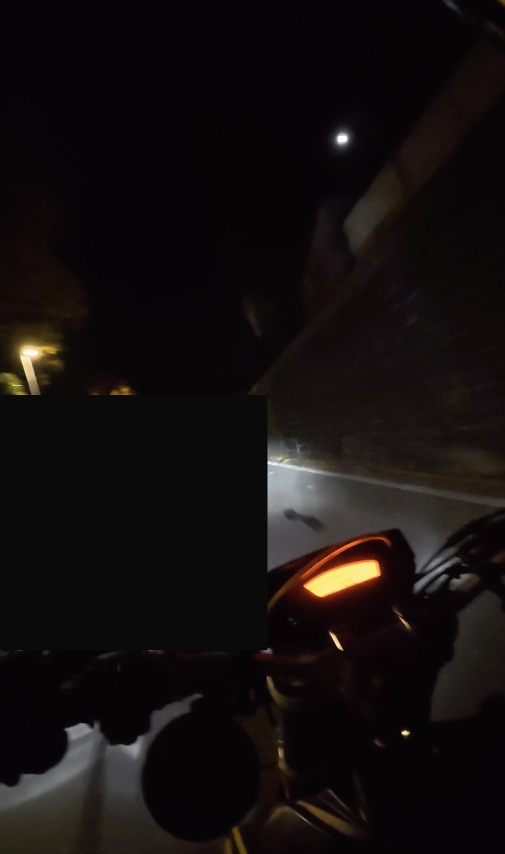
#> input picture motore/tests/fotogrammi/notte_display_diviso.jpg, 1010 x 1708 px (shown at 1/2 size)
$ python -i velocita.py   (imports and definitions only)
#> lines starting #> are read from the running program, lines starting #| are printed output that depends on the picture; after the words box and inside, x2 and y2 are one past the last pixel; in counts of white or black regions, pixels touching at a corner belong together
import os
import sys
import cv2
import numpy as np
import subprocess
import shutil
import time
import threading
import queue
import multiprocessing as mp
import tempfile
import tkinter as tk
from tkinter import filedialog, messagebox

# Importazione GUI CustomTkinter (opzionale)
# [8 lines not run here, left out]


# ==========================================
# CONFIGURAZIONE ZONA DA SFUOCARE
# ==========================================

# Del riquadro arancione rilevato, sfuoca solo la parte centrale (dove sta
# il numero della velocità), non l'intero display (giri motore, spie, ecc.).
# Sono le percentuali di larghezza/altezza del riquadro arancione da tenere,
# centrate: 1.0 = tutto il riquadro, 0.5 = solo la metà centrale.
CENTRO_LARGHEZZA = 0.55
CENTRO_ALTEZZA = 0.80

# Sposta il riquadro verso il basso: frazione dell'altezza del riquadro
# arancione di cui scendere (0 = resta centrato, 0.2 = scende del 20%).
OFFSET_VERTICALE = 0.18

# Dimensione dei "blocchi" della pixelizzazione: più alto = più illeggibile
# (e anche più veloce, perché lavora su un'immagine più piccola).
BLOCCO_PIXEL = 10

# La posizione del display cambia nel frame se muovi la testa (es. per
# guardare una curva): per non lasciare mai scoperta la velocità, il
# rilevamento gira ad OGNI frame (non più ogni tot). Per restare comunque
# veloce, il rilevamento lavora su una versione ridotta del frame (non su
# quello a piena risoluzione): SCALA_RILEVAMENTO = 1.0 è la qualità
# massima (più lento), 0.4-0.6 è un buon compromesso velocità/precisione.
SCALA_RILEVAMENTO = 0.5

# Margine di sicurezza aggiunto attorno alla zona arancione rilevata (in
# percentuale della sua dimensione): utile se il display finisce vicino al
# bordo dell'inquadratura e il contorno rilevato risulta "tagliato".
MARGINE_SICUREZZA = 0.15

# Se per qualche frame il rilevamento fallisce (es. sfocatura da movimento
# rapido della testa), continua comunque a coprire l'ultima posizione nota
# per questi frame, invece di lasciare scoperto il numero anche solo per
# un istante.
PERSISTENZA_FRAME = 6

# Regola questi valori guardando l'output in modalità DEBUG (riquadro
# rosso = zona che verrà sfuocata) finché non copre bene il numero.

# Estensioni trattate come foto (tutte le altre vengono aperte come video)
ESTENSIONI_IMMAGINI = [".jpg", ".jpeg", ".png", ".webp"]


# ==========================================
# RILEVAMENTO DISPLAY + PIXELIZZAZIONE
# ==========================================

class SpeedDisplayProcessor:
    """
    Localizza il display arancione (maschera HSV + contorno più grande) ad
    ogni frame (per seguirlo anche quando la telecamera si muove, es. si
    gira la testa), poi restringe la zona a una porzione centrale/più
    bassa (dove sta il numero della velocità) e la pixelizza (stile
    "censura YouTube"). Se il rilevamento fallisce per pochi frame di
    fila, continua a coprire l'ultima posizione nota (PERSISTENZA_FRAME)
    invece di lasciare scoperto il numero.
    In modalità debug disegna il riquadro verde (zona arancione rilevata)
    e quello rosso (zona che verrebbe pixelizzata), senza applicare alcun
    effetto, per tarare i parametri qui sopra.
    """

    def __init__(self, debug=False):
        self.debug = debug
        self._ultimo_box = None       # (x, y, w, h) nel sistema di coordinate originale
        self._persistenza_rimasta = 0  # frame residui in cui fidarsi ancora dell'ultimo box

    def _trova_display(self, frame):
        h_full, w_full = frame.shape[:2]

        # Rileva su una versione ridotta del frame: molto più veloce, e
        # possiamo comunque farlo ad ogni frame senza rallentare troppo.
        piccola = cv2.resize(frame, None, fx=SCALA_RILEVAMENTO, fy=SCALA_RILEVAMENTO,
                              interpolation=cv2.INTER_LINEAR)

        hsv = cv2.cvtColor(piccola, cv2.COLOR_BGR2HSV)
        lower_orange = np.array([0, 100, 100])
        upper_orange = np.array([25, 255, 255])

        mask = cv2.inRange(hsv, lower_orange, upper_orange)
        kernel = cv2.getStructuringElement(cv2.MORPH_RECT, (5, 5))
        mask = cv2.morphologyEx(mask, cv2.MORPH_CLOSE, kernel)
        mask = cv2.morphologyEx(mask, cv2.MORPH_OPEN, kernel)

        contours, _ = cv2.findContours(mask, cv2.RETR_EXTERNAL, cv2.CHAIN_APPROX_SIMPLE)
        if not contours:
            return None

        c = max(contours, key=cv2.contourArea)
        area_minima = 500 * (SCALA_RILEVAMENTO ** 2)  # proporzionata alla scala ridotta
        if cv2.contourArea(c) <= area_minima:
            return None

        x, y, w, h = cv2.boundingRect(c)

        # Riporta le coordinate alla risoluzione originale del frame
        inv = 1.0 / SCALA_RILEVAMENTO
        x, y, w, h = int(x * inv), int(y * inv), int(w * inv), int(h * inv)

        # Aggiunge un margine di sicurezza attorno, senza uscire dal frame
        pad_x = int(w * MARGINE_SICUREZZA)
        pad_y = int(h * MARGINE_SICUREZZA)
        x2 = min(w_full, x + w + pad_x)
        y2 = min(h_full, y + h + pad_y)
        x = max(0, x - pad_x)
        y = max(0, y - pad_y)

        return x, y, x2 - x, y2 - y

    def _regione_centrale(self, box, frame_shape):
        x, y, w, h = box
        h_full, w_full = frame_shape[:2]

        # Se il rettangolo rilevato tocca il bordo dell'inquadratura, il
        # display è quasi certamente tagliato (es. mentre si gira la testa
        # per guardare una curva): non ci si può fidare che il numero sia
        # esattamente dove ce lo aspetteremmo da una vista frontale, quindi
        # per sicurezza si copre quasi tutta la zona rilevata, non solo il
        # centro.
        margine_bordo = 3
        tocca_bordo = (
            x <= margine_bordo or y <= margine_bordo or
            x + w >= w_full - margine_bordo or y + h >= h_full - margine_bordo
        )

        if tocca_bordo:
            larghezza_frac = 0.95
            altezza_frac = 0.95
            offset_vert = 0.05
        else:
            larghezza_frac = CENTRO_LARGHEZZA
            altezza_frac = CENTRO_ALTEZZA
            offset_vert = OFFSET_VERTICALE

        margin_x = int(w * (1 - larghezza_frac) / 2)
        margin_y = int(h * (1 - altezza_frac) / 2)

        cw = max(1, w - 2 * margin_x)
        ch = max(1, h - 2 * margin_y)
        cx = x + margin_x

        cy = y + margin_y + int(h * offset_vert)
        if cy + ch > y + h:
            cy = max(y, y + h - ch)

        return cx, cy, cw, ch

    def _pixella(self, roi):
        h, w = roi.shape[:2]
        fattore = max(1, min(w, h) // BLOCCO_PIXEL)
        small_w = max(1, w // fattore)
        small_h = max(1, h // fattore)
        small = cv2.resize(roi, (small_w, small_h), interpolation=cv2.INTER_LINEAR)
        return cv2.resize(small, (w, h), interpolation=cv2.INTER_NEAREST)

    def process_frame(self, frame):
        box_trovato = self._trova_display(frame)

        if box_trovato is not None:
            self._ultimo_box = box_trovato
            self._persistenza_rimasta = PERSISTENZA_FRAME
        elif self._persistenza_rimasta > 0:
            self._persistenza_rimasta -= 1
            # tiene self._ultimo_box così com'è per qualche frame in più
        else:
            self._ultimo_box = None

        box = self._ultimo_box
        if box is None:
            return frame

        x, y, w, h = box
        cx, cy, cw, ch = self._regione_centrale(box, frame.shape)

        if self.debug:
            cv2.rectangle(frame, (x, y), (x + w, y + h), (0, 255, 0), 2)
            cv2.rectangle(frame, (cx, cy), (cx + cw, cy + ch), (0, 0, 255), 2)
        else:
            roi = frame[cy:cy + ch, cx:cx + cw]
            if roi.size > 0:
                frame[cy:cy + ch, cx:cx + cw] = self._pixella(roi)

        return frame


# ==========================================
# GESTIONE AUTOMATICA DEI CORE CPU
# ==========================================

# Numero totale di core/thread rilevati sul PC.
CPU_TOTALI = os.cpu_count() or 4

# Percentuale di core usata da ciascuna opzione della GUI "CPU Workers".
# AUTO corrisponde al 50%: un buon compromesso, lascia sempre metà dei
# core liberi per il resto del sistema (GUI, altri programmi) invece di
# saturare tutta la macchina.
PERCENTUALI_CPU_WORKERS = {
    "Auto": 0.50,
    "25%": 0.25,
    "50%": 0.50,
    "75%": 0.75,
    "100%": 1.00,
}

# Tetto massimo assoluto di processi, indipendentemente dalla percentuale
# scelta. Anche su macchine con moltissimi core/thread non conviene andare
# oltre: troppi processi in parallelo su un video 4K60 significano troppi
# file temporanei aperti insieme e troppa contesa sul disco. È anche il
# punto in cui, se in futuro si aggiungesse elaborazione via GPU (CUDA),
# andrebbe applicato un limite analogo per non saturare la VRAM (es. 8 GB):
# ogni processo GPU tiene occupata della memoria video, quindi il numero
# di processi concorrenti va tenuto basso indipendentemente dai core CPU.
MAX_WORKER_ASSOLUTO = 16

# Non ha senso creare un processo per pochi fotogrammi (l'avvio di un
# processo ha un costo): ogni "pezzo" di video assegnato a un processo
# deve avere almeno questi frame.
FRAME_MINIMI_PER_PROCESSO = 40


# [15 lines left out: function calcola_numero_worker, not called in this run]


# ==========================================
# ELABORAZIONE PARALLELA (worker multiprocesso)
# ==========================================

# Frame di "riscaldamento" letti prima dell'inizio ufficiale di ogni pezzo:
# servono solo a far individuare il display al rilevatore (che tiene
# memoria degli ultimi frame) prima di iniziare davvero a scrivere, così
# anche il primo frame scritto da ogni pezzo è già coperto correttamente.
FRAME_RISCALDAMENTO = 6


# [41 lines left out: function _elabora_segmento, not called in this run]


# ==========================================
# STILE GRAFICO (stile Apple)
# ==========================================

# Font di sistema: SF Pro su Mac, Segoe UI su Windows
if sys.platform == "darwin":
    FONT_SISTEMA = ".AppleSystemUIFont"
elif sys.platform.startswith("win"):
    FONT_SISTEMA = "Segoe UI"
else:
    FONT_SISTEMA = "Helvetica"

# Colori: ogni coppia è (tema chiaro, tema scuro). CustomTkinter sceglie
# da solo quello giusto in base al tema del Mac/Windows.
BLU = "#0a84ff"
BLU_HOVER = "#0071e3"
COLORE_SFONDO = ("#f2f2f7", "#1e1e1e")
COLORE_SCHEDA = ("#ffffff", "#2c2c2e")
COLORE_TESTO = ("#1d1d1f", "#f5f5f7")
COLORE_GRIGIO = ("#86868b", "#98989d")
COLORE_PULSANTE = ("#e9e9ed", "#3a3a3c")
COLORE_PULSANTE_HOVER = ("#dcdce1", "#48484a")
COLORE_SEPARATORE = ("#e5e5ea", "#3a3a3c")
COLORE_SELEZIONATO = ("#ffffff", "#636366")


# [20 lines left out: functions formatta_tempo, trova_ffmpeg, not called in this run]


# ==========================================
# INTERFACCIA GRAFICA (GUI)
# ==========================================

class ModernSpeedometerApp:
    # [32 lines left out: functions __init__, _build_gui, not called in this run]

    # ---------- grafica con CustomTkinter (quella normale) ----------

    def _font(self, size, bold=False):
        return ctk.CTkFont(family=FONT_SISTEMA, size=size, weight="bold" if bold else "normal")

    # [286 lines left out: functions _pulsante_grigio, _separatore, _build_customtkinter_ui, _build_standard_ui, _mostra_nascondi_log, _select_input and 7 more, not called in this run]

    def _chiudi_finestra(self):
        self.root.quit()
        self.root.destroy()

    # [327 lines left out: functions _click_avvia, _start_thread, _process, _elabora_immagine, _elabora_sequenziale, _elabora_parallelo and 2 more, not called in this run]


# [10 lines not run here, left out]

>>> import cv2
>>> picture = cv2.imread('motore/tests/fotogrammi/notte_display_diviso.jpg')
#> picture is the input picture: shape (1708, 1010, 3); mean B, G, R 14.5, 15, 19
>>> result = SpeedDisplayProcessor().process_frame(picture)
#> in _trova_display, `piccola = cv2.resize(frame, None, fx=SCALA_RILEVAMENTO, fy=SCALA_RILEV..`:
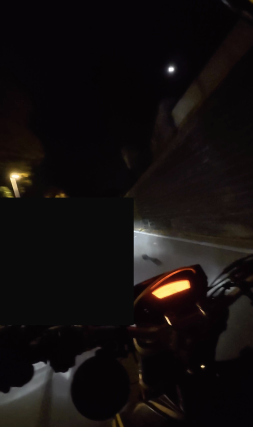
#> piccola: shape (854, 505, 3) (shown at 1/2 size); mean B, G, R 14.5, 15, 19.1
#> in _trova_display, `mask = cv2.inRange(hsv, lower_orange, upper_orange)`:
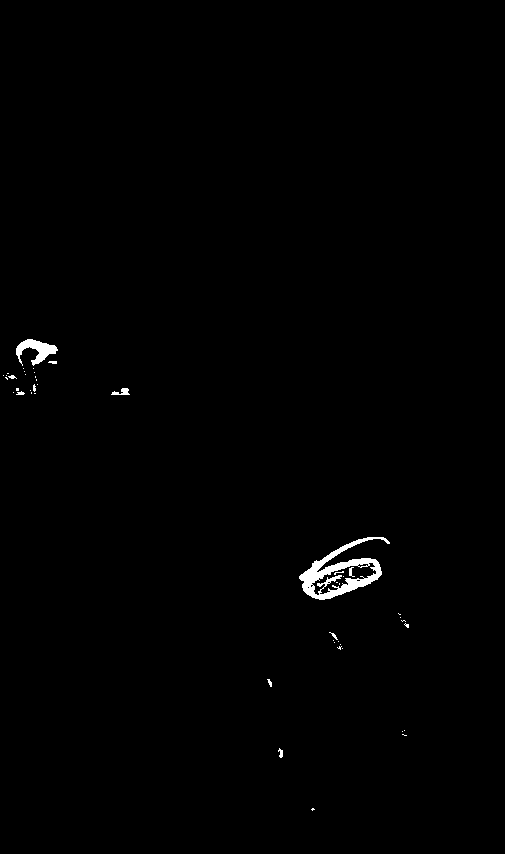
#> mask: shape (854, 505); 0.64% white; 46 white regions (36 under 20 px), largest, box (x1, y1, x2, y2) and area: (299, 537, 390, 600) 1861, (16, 339, 58, 366) 521, (111, 388, 130, 395) 76
#> in _trova_display, `mask = cv2.morphologyEx(mask, cv2.MORPH_CLOSE, kernel)`:
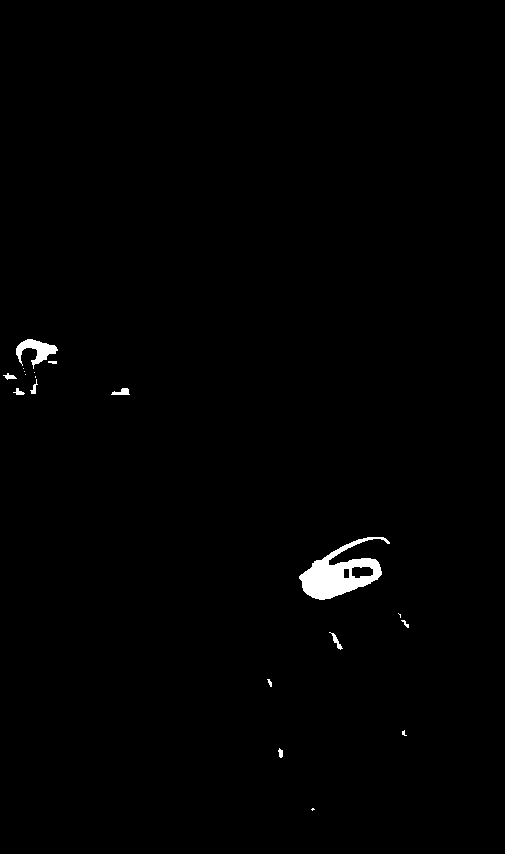
#> mask: shape (854, 505); 0.79% white; 19 white regions (8 under 20 px), largest, box (x1, y1, x2, y2) and area: (299, 537, 390, 600) 2423, (16, 339, 58, 369) 540, (111, 388, 130, 395) 84
#> in _trova_display, `mask = cv2.morphologyEx(mask, cv2.MORPH_OPEN, kernel)`:
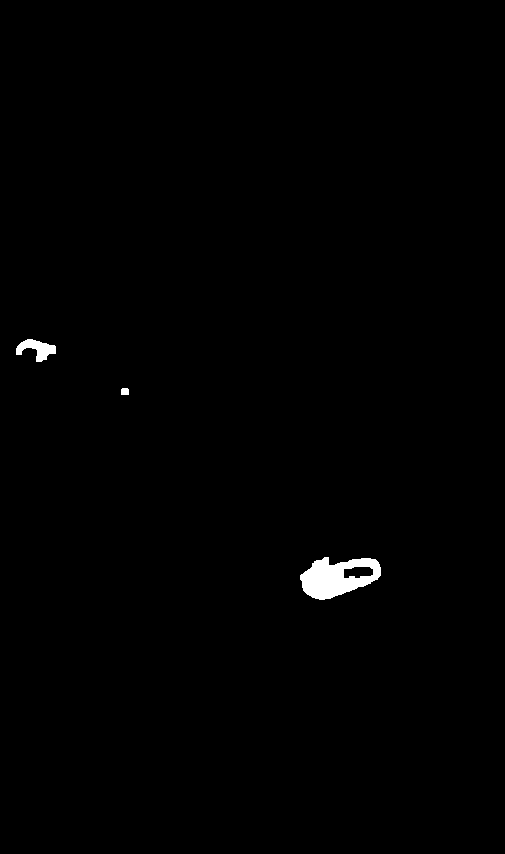
#> mask: shape (854, 505); 0.62% white; 3 white regions
#> in _trova_display, `contours, _ = cv2.findContours(mask, cv2.RETR_EXTERNAL, cv2.CHAIN_APPR..`: contours = 3 contours; box (x1, y1, x2, y2) and area: (300, 557, 381, 600) 2287, (16, 339, 56, 362) 420, (121, 388, 129, 395) 41
#> in _trova_display, `c = max(contours, key=cv2.contourArea)`: c = contour of 93 points, box (x1, y1, x2, y2) (300, 557, 381, 600), area 2287
#> in _trova_display, `x, y, w, h = cv2.boundingRect(c)`: x = 300; y = 557; w = 81; h = 43
#> in _trova_display, `x, y, w, h = int(x * inv), int(y * inv), int(w * inv), int(h * inv)`: x = 600; y = 1114; w = 162; h = 86
#> in _trova_display, `pad_x = int(w * MARGINE_SICUREZZA)`: pad_x = 24
#> in _trova_display, `pad_y = int(h * MARGINE_SICUREZZA)`: pad_y = 12
#> in _trova_display, `x2 = min(w_full, x + w + pad_x)`: x2 = 786
#> in _trova_display, `y2 = min(h_full, y + h + pad_y)`: y2 = 1212
#> in _trova_display, `x = max(0, x - pad_x)`: x = 576
#> in _trova_display, `y = max(0, y - pad_y)`: y = 1102
#> in process_frame, `box_trovato = self._trova_display(frame)`: box_trovato = (576, 1102, 210, 110)
#> in process_frame, `x, y, w, h = box`: x = 576; y = 1102; w = 210; h = 110
#> in _regione_centrale, `x, y, w, h = box`: x = 576; y = 1102; w = 210; h = 110
#> in _regione_centrale, `tocca_bordo = ( x <= margine_bordo or y <= margine_bordo or x + w >= w..`: tocca_bordo = False
#> in _regione_centrale, `margin_x = int(w * (1 - larghezza_frac) / 2)`: margin_x = 47
#> in _regione_centrale, `margin_y = int(h * (1 - altezza_frac) / 2)`: margin_y = 10
#> in _regione_centrale, `cw = max(1, w - 2 * margin_x)`: cw = 116
#> in _regione_centrale, `ch = max(1, h - 2 * margin_y)`: ch = 90
#> in _regione_centrale, `cx = x + margin_x`: cx = 623
#> in _regione_centrale, `cy = y + margin_y + int(h * offset_vert)`: cy = 1131
#> in _regione_centrale, `cy = max(y, y + h - ch)`: cy = 1122
#> in process_frame, `cx, cy, cw, ch = self._regione_centrale(box, frame.shape)`: cx = 623; cy = 1122; cw = 116; ch = 90
#> in process_frame, `roi = frame[cy:cy + ch, cx:cx + cw]`:
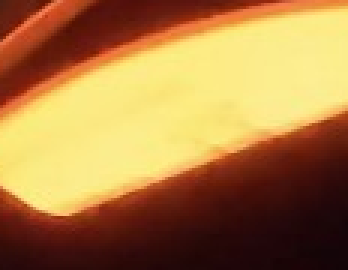
#> roi: shape (90, 116, 3) (shown 3 times larger); mean B, G, R 68, 123.5, 169.4
#> in _pixella, `return cv2.resize(small, (w, h), interpolation=cv2.INTER_NEAREST)`:
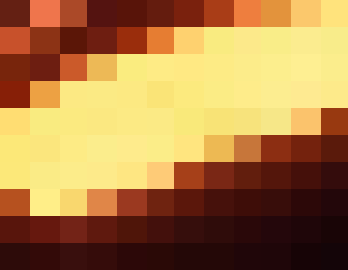
#> returned value: shape (90, 116, 3) (shown 3 times larger); mean of channels 0, 1, 2 68.5, 123.9, 170; drawn as B, G, R
#> in process_frame, `frame[cy:cy + ch, cx:cx + cw] = self._pixella(roi)`:
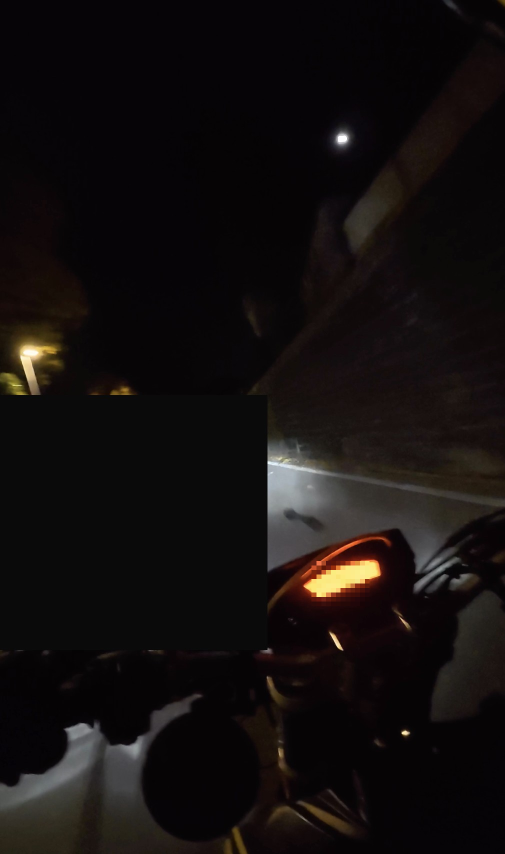
#> frame: shape (1708, 1010, 3) (shown at 1/2 size); 0.58% of pixels changed, all inside (x1, y1, x2, y2) = (623, 1122, 739, 1212)

$ run again, on motore/tests/fotogrammi/notte_finestra_accesa.jpg
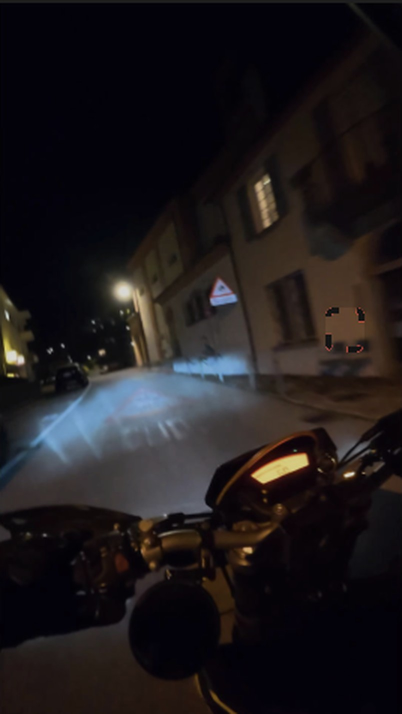
#> input picture motore/tests/fotogrammi/notte_finestra_accesa.jpg, 804 x 1428 px (shown at 1/2 size)
#> picture is the input picture: shape (1428, 804, 3); mean B, G, R 27.6, 25.5, 29.5
#> hsv: shape (714, 402, 3); mean H, S, V 91.9, 127.7, 34.6
#> in _trova_display, `mask = cv2.morphologyEx(mask, cv2.MORPH_OPEN, kernel)`:
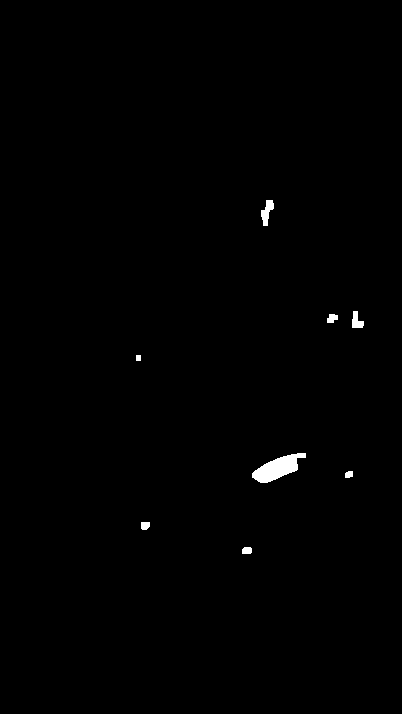
#> mask: shape (714, 402); 0.5% white; 8 white regions
#> contours = 8 contours; box (x1, y1, x2, y2) and area: (252, 453, 306, 483) 772, (261, 200, 274, 226) 154, (352, 311, 364, 328) 108, (327, 314, 338, 323) 58, (242, 547, 252, 554) 51, (141, 522, 150, 530) 51, (345, 471, 353, 478) 36, (136, 355, 141, 361) 20
#> c = contour of 69 points, box (x1, y1, x2, y2) (252, 453, 306, 483), area 772
#> in _trova_display, `x, y, w, h = cv2.boundingRect(c)`: x = 252; y = 453; w = 54; h = 30
#> in _trova_display, `x, y, w, h = int(x * inv), int(y * inv), int(w * inv), int(h * inv)`: x = 504; y = 906; w = 108; h = 60
#> pad_x = 16
#> pad_y = 9
#> x2 = 628
#> y2 = 975
#> in _trova_display, `x = max(0, x - pad_x)`: x = 488
#> in _trova_display, `y = max(0, y - pad_y)`: y = 897
#> box_trovato = (488, 897, 140, 78)
#> in process_frame, `x, y, w, h = box`: x = 488; y = 897; w = 140; h = 78
#> in _regione_centrale, `x, y, w, h = box`: x = 488; y = 897; w = 140; h = 78
#> tocca_bordo = False
#> margin_x = 31
#> margin_y = 7
#> in _regione_centrale, `cw = max(1, w - 2 * margin_x)`: cw = 78
#> in _regione_centrale, `ch = max(1, h - 2 * margin_y)`: ch = 64
#> in _regione_centrale, `cx = x + margin_x`: cx = 519
#> in _regione_centrale, `cy = y + margin_y + int(h * offset_vert)`: cy = 918
#> in _regione_centrale, `cy = max(y, y + h - ch)`: cy = 911
#> in process_frame, `cx, cy, cw, ch = self._regione_centrale(box, frame.shape)`: cx = 519; cy = 911; cw = 78; ch = 64
#> in process_frame, `frame[cy:cy + ch, cx:cx + cw] = self._pixella(roi)`:
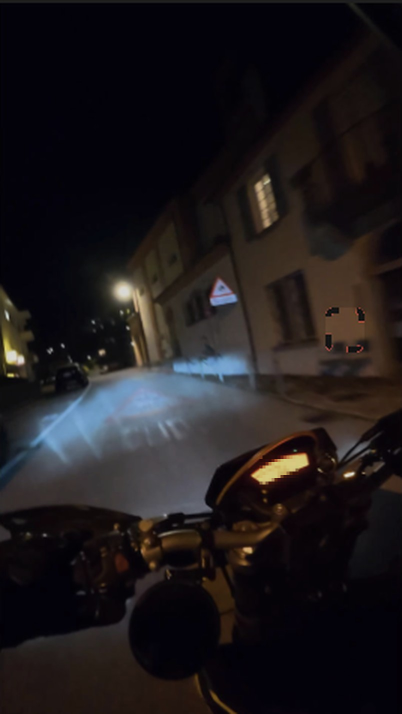
#> frame: shape (1428, 804, 3) (shown at 1/2 size); 0.43% of pixels changed, all inside (x1, y1, x2, y2) = (519, 911, 597, 975)
